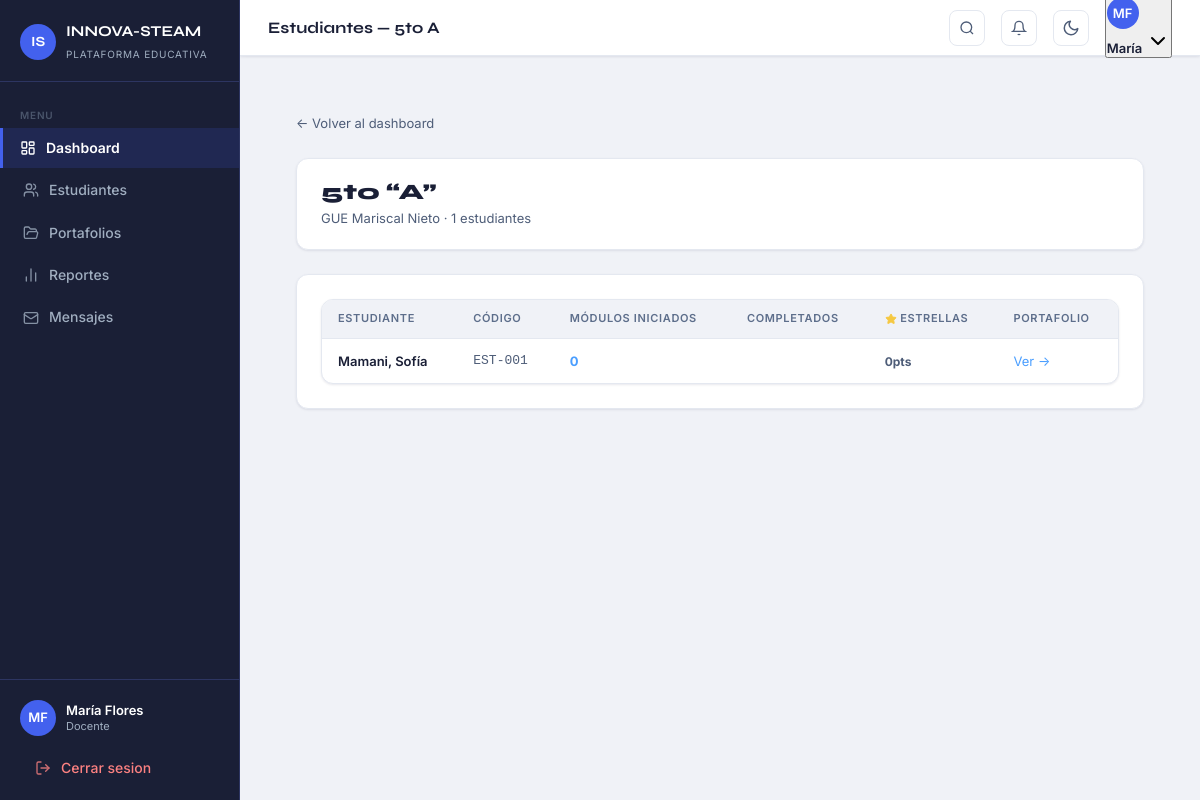
Page /docente/estudiantes.php?aula_id=1 (signed in) on the committed database.
### tables this page shows
CREATE TABLE aulas (
  id            INT UNSIGNED AUTO_INCREMENT PRIMARY KEY,
  colegio_id    INT UNSIGNED NOT NULL,
  grado         ENUM('5to','6to') NOT NULL,
  seccion       VARCHAR(10)  NOT NULL,
  anio_escolar  YEAR         NOT NULL,
  docente_id    INT UNSIGNED,
  CONSTRAINT fk_aulas_colegio  FOREIGN KEY (colegio_id) REFERENCES colegios(id)  ON DELETE CASCADE,
  CONSTRAINT fk_aulas_docente  FOREIGN KEY (docente_id) REFERENCES usuarios(id)  ON DELETE SET NULL
);

CREATE TABLE colegios (
  id          INT UNSIGNED AUTO_INCREMENT PRIMARY KEY,
  nombre      VARCHAR(200)  NOT NULL,
  distrito    VARCHAR(100)  NOT NULL,
  ugel_codigo VARCHAR(30)   NOT NULL,
  director    VARCHAR(150),
  telefono    VARCHAR(30),
  activo      TINYINT(1)    NOT NULL DEFAULT 1,
  created_at  TIMESTAMP     NOT NULL DEFAULT CURRENT_TIMESTAMP
);

CREATE TABLE usuarios (
  id              INT UNSIGNED AUTO_INCREMENT PRIMARY KEY,
  nombre          VARCHAR(100) NOT NULL,
  apellido        VARCHAR(100) NOT NULL,
  email           VARCHAR(180) UNIQUE,
  codigo_acceso   VARCHAR(30)  UNIQUE,
  password_hash   VARCHAR(255) NOT NULL,
  rol             ENUM('admin','admin_colegio','docente','practicante','estudiante') NOT NULL,
  colegio_id      INT UNSIGNED,
  universidad     VARCHAR(200),
  telefono_tutor  VARCHAR(30),
  activo          TINYINT(1)   NOT NULL DEFAULT 1,
  created_at      TIMESTAMP    NOT NULL DEFAULT CURRENT_TIMESTAMP,
  CONSTRAINT fk_usuarios_colegio FOREIGN KEY (colegio_id) REFERENCES colegios(id) ON DELETE SET NULL
);

### includes/config.php (called while the page is built, shortened)
<?php
function currentUser(): array
{
    return $_SESSION['usuario'] ?? [];
}
function currentRole(): string
{
    return $_SESSION['rol'] ?? '';
}
function sanitize(string $val): string
{
    return htmlspecialchars(trim($val), ENT_QUOTES, 'UTF-8');
}

### docente/estudiantes.php (the view, shortened to what this page needs)
<?php
require_once __DIR__ . '/../includes/config.php';
$user   = currentUser();
$pdo    = getDB();
$aulaId = (int)($_GET['aula_id'] ?? 0);
$aula = $pdo->prepare("SELECT a.*, col.nombre as colegio_nombre FROM aulas a JOIN colegios col ON col.id=a.colegio_id WHERE a.id=? AND a.docente_id=?");
$aula->execute([$aulaId, $user['id']]);
$aula = $aula->fetch();
$estudiantes = $pdo->prepare("
    SELECT u.id, u.nombre, u.apellido, u.codigo_acceso,
           COUNT(pe.id) as modulos_iniciados,
           SUM(pe.completado) as modulos_completados,
           COALESCE(SUM(pe.estrellas_quiz), 0) as estrellas_total
    FROM estudiante_aula ea
    JOIN usuarios u ON u.id = ea.estudiante_id
    LEFT JOIN progreso_estudiante pe ON pe.estudiante_id = u.id
    WHERE ea.aula_id = ?
    GROUP BY u.id, u.nombre, u.apellido, u.codigo_acceso
    ORDER BY u.apellido, u.nombre
");
$estudiantes->execute([$aulaId]);
$estudiantes = $estudiantes->fetchAll();
$pageTitle = 'Estudiantes — ' . $aula['grado'] . ' ' . $aula['seccion'];
$activeNav = 'dashboard';
require_once __DIR__ . '/../includes/header.php';
?>
<div class="page-content">
  <div style="margin-bottom:24px;">
    <a href="index.php" style="color:var(--text-secondary); font-size:13px; text-decoration:none;">← Volver al dashboard</a>
  </div>
  <div class="card" style="margin-bottom:24px; padding:20px 24px;">
    <div style="display:flex; justify-content:space-between; align-items:center;">
      <div>
        <h1 style="font-family:'Syne',sans-serif; font-size:22px; font-weight:800; color:var(--text-primary);">
          <?= $aula['grado'] ?> &ldquo;<?= sanitize($aula['seccion']) ?>&rdquo;
        </h1>
        <p style="color:var(--text-secondary); font-size:13px;"><?= sanitize($aula['colegio_nombre']) ?> · <?= count($estudiantes) ?> estudiantes</p>
      </div>
    </div>
  </div>
  <div class="card">
    <div class="table-wrapper">
      <table>
        <thead>
          <tr>
            <th>Estudiante</th>
            <th>Código</th>
            <th>Módulos iniciados</th>
            <th>Completados</th>
            <th><i data-lucide="star" style="width:12px;height:12px;color:var(--gold);fill:var(--gold);vertical-align:middle"></i> Estrellas</th>
            <th>Portafolio</th>
          </tr>
        </thead>
        <tbody>
          <?php foreach ($estudiantes as $est): ?>
          <tr>
            <td>
              <div style="font-weight:600;"><?= sanitize($est['apellido'].', '.$est['nombre']) ?></div>
            </td>
            <td style="font-family:monospace; font-size:13px; color:var(--text-secondary);"><?= sanitize($est['codigo_acceso'] ?? '—') ?></td>
            <td style="color:var(--blue); font-weight:700;"><?= $est['modulos_iniciados'] ?></td>
            <td style="color:var(--green); font-weight:700;"><?= $est['modulos_completados'] ?></td>
            <td style="color:var(--gold); font-weight:700;">
              <span style="color:var(--text-secondary); font-size:12px;"><?= $est['estrellas_total'] ?>pts</span>
            </td>
            <td>
              <a href="portafolios.php?estudiante_id=<?= $est['id'] ?>" style="color:var(--blue); font-size:13px; text-decoration:none;">Ver →</a>
            </td>
          </tr>
          <?php endforeach; ?>
        </tbody>
      </table>
    </div>
  </div>
</div>
<?php require_once __DIR__ . '/../includes/footer.php'; ?>

### includes/header.php (shortened to what this page needs)
<?php
$user     = currentUser();
$rol      = currentRole();
$initials = strtoupper(substr($user['nombre'] ?? 'U', 0, 1) . substr($user['apellido'] ?? '', 0, 1));
$rolLabel = match ($rol) {
    'admin'         => 'Administrador',
    'admin_colegio' => 'Director',
    'docente'       => 'Docente',
    'practicante'   => 'Practicante',
    'estudiante'    => 'Estudiante',
    default         => ucfirst($rol),
};
?>
<!DOCTYPE html>
<html lang="es">
<head>
  <link rel="stylesheet" href="<?= BASE_URL ?>/assets/css/stellar.css"/>
  <link rel="stylesheet" href="<?= BASE_URL ?>/assets/css/sidebar.css"/>
</head>
<body>
<div class="layout">
  <aside class="sidebar" id="sidebar">
    <div class="sidebar-brand">
      <div class="brand-mark">IS</div>
      <div class="brand-text">
        <span class="brand-name">INNOVA-STEAM</span>
        <span class="brand-sub">Plataforma Educativa</span>
      </div>
    </div>
    <nav class="sidebar-nav">
      <span class="nav-section-label">Menu</span>
      <?php foreach ($navItems as $item): ?>
      <a href="<?= $item['href'] ?>"
         class="nav-item <?= $activeNav === $item['key'] ? 'active' : '' ?>">
        <i data-lucide="<?= $item['icon'] ?>"></i>
        <span><?= $item['label'] ?></span>
      </a>
      <?php endforeach; ?>
    </nav>
    <div class="sidebar-footer">
      <div class="sidebar-user">
        <div class="user-avatar"><?= $initials ?></div>
        <div class="user-info">
          <p class="user-name"><?= sanitize(trim(($user['nombre'] ?? '') . ' ' . ($user['apellido'] ?? ''))) ?></p>
          <p class="user-role"><?= $rolLabel ?></p>
        </div>
      </div>
      <a href="<?= BASE_URL ?>/logout.php" class="nav-item nav-item-danger">
        <i data-lucide="log-out"></i>
        <span>Cerrar sesion</span>
      </a>
    </div>
  </aside>
  <div class="main-content" id="main-content">
    <header class="topbar" x-data="{ userOpen: false, notifOpen: false, notifCount: 0, notifs: [] }"
            x-init="
              fetch('<?= BASE_URL ?>/api/notificaciones.php?action=list')
                .then(r=>r.json()).then(d=>{notifCount=d.unread||0;notifs=d.items||[]})
                .catch(()=>{});
            ">
      <h1 class="topbar-title"><?= sanitize($pageTitle) ?></h1>
      <button onclick="openSearch()" class="topbar-icon-btn" title="Buscar (Ctrl+K)" aria-label="Buscar" style="margin-left:auto">
        <svg xmlns="http://www.w3.org/2000/svg" width="16" height="16" viewBox="0 0 24 24" fill="none" stroke="currentColor" stroke-width="2"><circle cx="11" cy="11" r="8"/><line x1="21" y1="21" x2="16.65" y2="16.65"/></svg>
      </button>
      <div style="position:relative" x-data>
        <button @click="notifOpen = !notifOpen" @click.away="notifOpen = false"
                class="topbar-icon-btn" title="Notificaciones" style="position:relative">
          <svg xmlns="http://www.w3.org/2000/svg" width="16" height="16" viewBox="0 0 24 24" fill="none" stroke="currentColor" stroke-width="2"><path d="M18 8A6 6 0 0 0 6 8c0 7-3 9-3 9h18s-3-2-3-9"/><path d="M13.73 21a2 2 0 0 1-3.46 0"/></svg>
        </button>
      </div>
      <button id="theme-toggle" onclick="toggleTheme()" class="topbar-icon-btn" title="Modo oscuro/claro" aria-label="Cambiar tema">
        <svg class="theme-icon-moon" xmlns="http://www.w3.org/2000/svg" width="18" height="18" viewBox="0 0 24 24" fill="none" stroke="currentColor" stroke-width="2" stroke-linecap="round" stroke-linejoin="round"><path d="M21 12.79A9 9 0 1 1 11.21 3 7 7 0 0 0 21 12.79z"/></svg>
      </button>
      <div class="topbar-actions" style="position:relative">
        <button @click="userOpen = !userOpen" @click.away="userOpen = false"
                class="topbar-user-btn" style="display:flex;align-items:center;gap:8px;background:transparent;border:none;cursor:pointer;padding:4px 8px;border-radius:8px;transition:background .15s"
                :style="userOpen ? 'background:var(--bg-hover)' : ''">
          <div class="user-avatar" style="width:32px;height:32px;font-size:13px"><?= $initials ?></div>
          <span style="font-size:13px;font-weight:600;color:var(--text-primary);max-width:120px;white-space:nowrap;overflow:hidden;text-overflow:ellipsis"><?= sanitize($user['nombre'] ?? '') ?></span>
          <i data-lucide="chevron-down" style="width:14px;height:14px;color:var(--text-muted);transition:transform .2s" :style="userOpen ? 'transform:rotate(180deg)' : ''"></i>
        </button>
      </div>
    </header>
    <main class="page-content">

### assets/css/stellar.css (style rules this page uses)
:root { --bg-page: #f0f2f7; --bg-surface: #ffffff; --bg-card: #ffffff; --bg-input: #f8f9fc; --bg-muted: #f0f2f7; --bg-border: #e4e8f0; --bg-hover: #f5f7fa; --text-primary: #1a1f36; --text-secondary: #4e5d78; --text-muted: #5d6e8b; --text-inverse: #ffffff; --accent: #4361ee; --accent-hover: #3451d1; --accent-light: rgba(67, 97, 238, .10); --accent-border: rgba(67, 97, 238, .30); --success: #2dca73; --success-light: rgba(45, 202, 115, .10); --danger: #f5365c; --danger-light: rgba(245, 54, 92, .10); --warning: #fb8c00; --warning-light: rgba(251, 140, 0, .10); --info: #4361ee; --info-light: rgba(67, 97, 238, .10); --star-color: #f6a609; --gold: #f5c842; --bg-elevated: #f5f7fa; --sidebar-bg: #1a1f36; --sidebar-surface: #222840; --sidebar-border: #2d3561; --sidebar-text: #a0aec0; --sidebar-active: #ffffff; --blue: #4a9eff; --green: #3ecf8e; --purple: #a78bfa; --coral: #ff6b6b; --teal: #06b6d4; --sidebar-width: 240px; --radius-sm: 8px; --radius: 12px; --radius-lg: 16px; --shadow-sm: 0 1px 3px rgba(16, 24, 64, .06), 0 1px 2px rgba(16, 24, 64, .04); --shadow: 0 4px 16px rgba(16, 24, 64, .10); --shadow-lg: 0 8px 32px rgba(16, 24, 64, .14); --transition: 150ms ease; }
*, *::before, *::after { box-sizing: border-box; margin: 0; padding: 0; }
html { scroll-behavior: smooth; -webkit-text-size-adjust: 100%; }
body { background: var(--bg-page); color: var(--text-primary); font-family: 'Inter', system-ui, -apple-system, sans-serif; font-size: 14px; line-height: 1.6; min-height: 100vh; -webkit-font-smoothing: antialiased; -moz-osx-font-smoothing: grayscale; }
a { color: var(--accent); text-decoration: none; }
button { cursor: pointer; font-family: inherit; }
h1, h2, h3, h4 { font-family: 'Syne', sans-serif; font-weight: 700; line-height: 1.25; color: var(--text-primary); }
h1 { font-size: 2rem; }
p { color: var(--text-secondary); line-height: 1.7; }
.card { background: var(--bg-card); border: 1px solid var(--bg-border); border-radius: var(--radius); padding: 24px; box-shadow: var(--shadow-sm); position: relative; transition: box-shadow var(--transition), transform var(--transition); }
.table-wrapper { width: 100%; overflow-x: auto; background: var(--bg-card); border: 1px solid var(--bg-border); border-radius: var(--radius); box-shadow: var(--shadow-sm); }
table { width: 100%; border-collapse: collapse; font-size: 13px; }
thead { background: var(--bg-muted); }
thead th { padding: 10px 16px; text-align: left; font-size: 11px; font-weight: 600; text-transform: uppercase; letter-spacing: 0.06em; color: var(--text-muted); border-bottom: 1px solid var(--bg-border); white-space: nowrap; }
tbody tr { border-bottom: 1px solid var(--bg-border); transition: background var(--transition); }
tbody tr:last-child { border-bottom: none; }
tbody td { padding: 12px 16px; color: var(--text-secondary); vertical-align: middle; }
tbody td:first-child { color: var(--text-primary); font-weight: 500; }
.user-avatar { width: 36px; height: 36px; border-radius: 50%; background: var(--accent); color: #ffffff; display: flex; align-items: center; justify-content: center; font-size: 13px; font-weight: 600; flex-shrink: 0; user-select: none; text-transform: uppercase; }
.page-content > * { animation: fadeUp .38s cubic-bezier(.22,1,.36,1) both; }
.page-content > *:nth-child(1) { animation-delay: .04s; }
.page-content > *:nth-child(2) { animation-delay: .08s; }
.page-content > *:nth-child(3) { animation-delay: .13s; }
.card { transition: box-shadow .22s ease, transform .22s ease, border-color .22s ease; }
.nav-item { transition: background .18s ease, color .18s ease, border-color .18s ease; }
* { scrollbar-width: thin; scrollbar-color: var(--bg-border) transparent; }
body, .card, .stat-card, .topbar, .table-wrapper, .table-wrap, .sidebar, .main-content { transition: background-color .25s ease, border-color .2s ease, color .2s ease; }
html:not([data-theme="dark"]) .theme-icon-moon { display: block !important; }

### rows in the picture
aulas: pageTitle "Estudiantes — 5to A", grado "5to", seccion "A", colegio.nombre "GUE Mariscal Nieto"
usuarios: apellido+nombre "Mamani, Sofía", codigo_acceso "EST-001", modulos_iniciados "0", estrellas_total "0"

### other values in the picture
$item['label'] "Dashboard"
$item['label'] "Estudiantes"
$item['label'] "Portafolios"
$item['label'] "Reportes"
$item['label'] "Mensajes"
$initials "MF"
$rolLabel "Docente"
$user['nombre'] "María"
count($estudiantes) "1"
